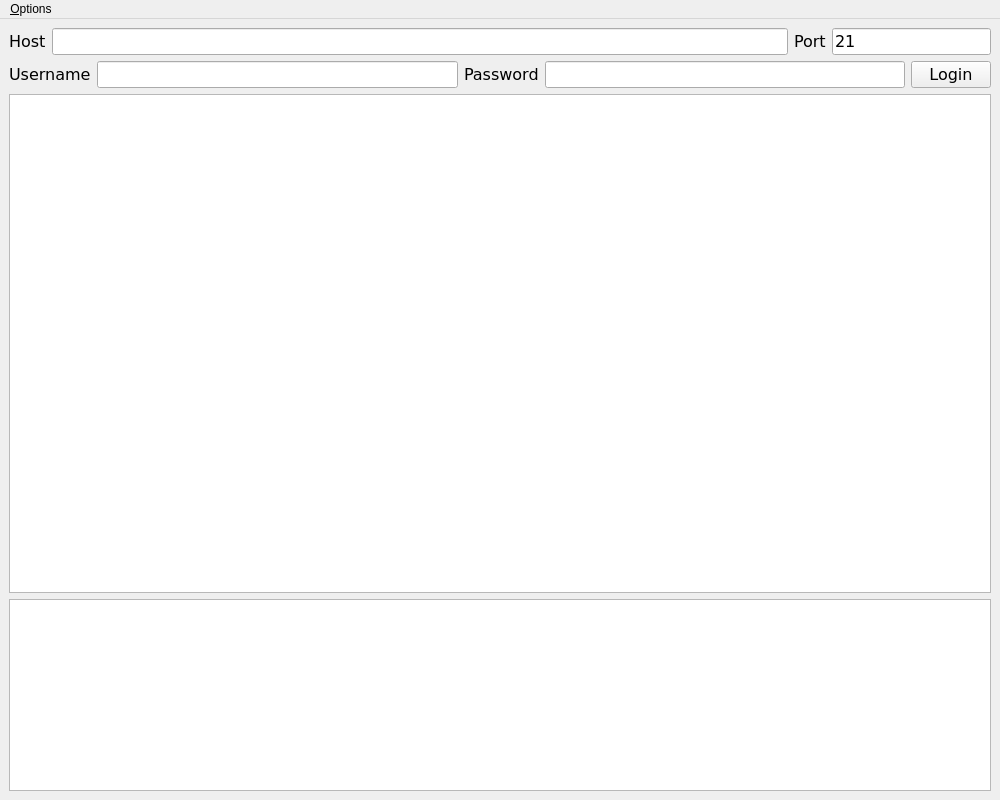
<?xml version="1.0" encoding="UTF-8"?>
<ui version="4.0">
 <class>MainWindow</class>
 <widget class="QMainWindow" name="MainWindow">
  <property name="geometry">
   <rect>
    <x>0</x>
    <y>0</y>
    <width>1000</width>
    <height>800</height>
   </rect>
  </property>
  <property name="windowTitle">
   <string>FTP Client</string>
  </property>
  <widget class="QWidget" name="centralwidget">
   <property name="font">
    <font>
     <family>Verdana</family>
     <pointsize>12</pointsize>
    </font>
   </property>
   <layout class="QVBoxLayout" name="verticalLayout">
    <property name="leftMargin">
     <number>9</number>
    </property>
    <property name="topMargin">
     <number>9</number>
    </property>
    <property name="rightMargin">
     <number>9</number>
    </property>
    <property name="bottomMargin">
     <number>9</number>
    </property>
    <item>
     <layout class="QHBoxLayout" name="layout_uri">
      <item>
       <widget class="QLabel" name="label_host">
        <property name="text">
         <string>Host</string>
        </property>
       </widget>
      </item>
      <item>
       <widget class="QLineEdit" name="host"/>
      </item>
      <item>
       <widget class="QLabel" name="label_port">
        <property name="text">
         <string>Port</string>
        </property>
       </widget>
      </item>
      <item>
       <widget class="QLineEdit" name="port">
        <property name="sizePolicy">
         <sizepolicy hsizetype="Preferred" vsizetype="Fixed">
          <horstretch>0</horstretch>
          <verstretch>0</verstretch>
         </sizepolicy>
        </property>
        <property name="minimumSize">
         <size>
          <width>0</width>
          <height>0</height>
         </size>
        </property>
        <property name="text">
         <string>21</string>
        </property>
       </widget>
      </item>
     </layout>
    </item>
    <item>
     <layout class="QHBoxLayout" name="layout_auth">
      <item>
       <widget class="QLabel" name="label_username">
        <property name="text">
         <string>Username</string>
        </property>
       </widget>
      </item>
      <item>
       <widget class="QLineEdit" name="username"/>
      </item>
      <item>
       <widget class="QLabel" name="label_password">
        <property name="text">
         <string>Password</string>
        </property>
       </widget>
      </item>
      <item>
       <widget class="QLineEdit" name="password">
        <property name="echoMode">
         <enum>QLineEdit::Password</enum>
        </property>
       </widget>
      </item>
      <item>
       <widget class="QPushButton" name="login">
        <property name="text">
         <string>Login</string>
        </property>
       </widget>
      </item>
     </layout>
    </item>
    <item>
     <widget class="QTableView" name="index">
      <property name="showGrid">
       <bool>false</bool>
      </property>
      <attribute name="verticalHeaderVisible">
       <bool>false</bool>
      </attribute>
     </widget>
    </item>
    <item>
     <widget class="QPlainTextEdit" name="status">
      <property name="sizePolicy">
       <sizepolicy hsizetype="Expanding" vsizetype="Preferred">
        <horstretch>0</horstretch>
        <verstretch>0</verstretch>
       </sizepolicy>
      </property>
      <property name="readOnly">
       <bool>true</bool>
      </property>
     </widget>
    </item>
   </layout>
  </widget>
  <widget class="QMenuBar" name="menubar">
   <property name="geometry">
    <rect>
     <x>0</x>
     <y>0</y>
     <width>1000</width>
     <height>22</height>
    </rect>
   </property>
   <widget class="QMenu" name="menu_options">
    <property name="title">
     <string>&amp;Options</string>
    </property>
    <addaction name="action_passive"/>
   </widget>
   <addaction name="menu_options"/>
  </widget>
  <action name="action_passive">
   <property name="checkable">
    <bool>true</bool>
   </property>
   <property name="text">
    <string>&amp;Passive mode</string>
   </property>
  </action>
 </widget>
 <tabstops>
  <tabstop>login</tabstop>
  <tabstop>host</tabstop>
  <tabstop>port</tabstop>
  <tabstop>username</tabstop>
  <tabstop>password</tabstop>
  <tabstop>status</tabstop>
 </tabstops>
 <resources/>
 <connections/>
</ui>
